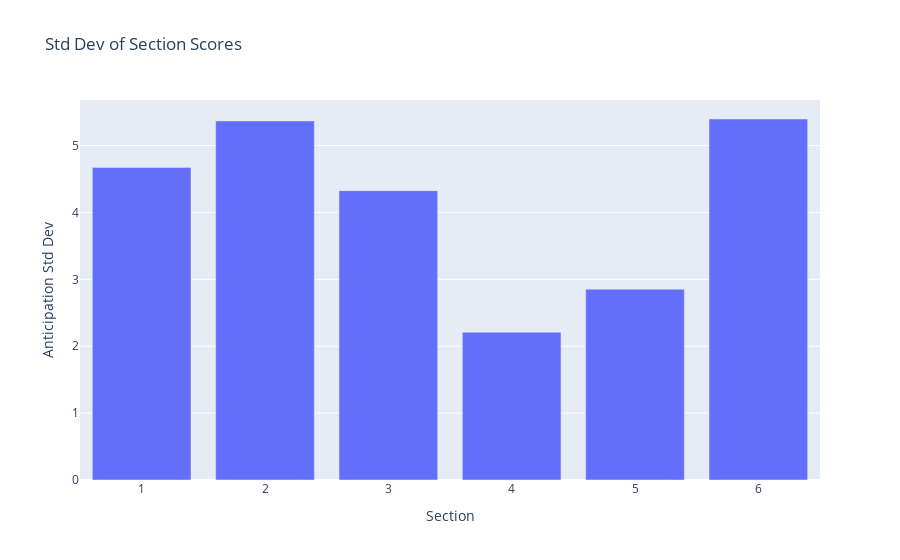

The notebook cell saved with this chart:
### Code cell
fig = px.bar(std_df.reset_index(),
             x="Section", y="Anticipation",
             labels={"Anticipation":"Anticipation Std Dev"},
             title="Std Dev of Section Scores")
fig.show()

### Figure 1 — Plotly figure (JSON) as saved in the notebook; plotly's stock layout.template omitted (floating-point values rounded to 4 significant figures)
{"data": [{"alignmentgroup": "True", "hovertemplate": "Section=%{x}<br>Anticipation Std Dev=%{y}<extra></extra>", "legendgroup": "", "marker": {"color": "#636efa", "pattern": {"shape": ""}}, "name": "", "offsetgroup": "", "orientation": "v", "showlegend": false, "textposition": "auto", "type": "bar", "x": [1, 2, 3, 4, 5, 6], "xaxis": "x", "y": [4.674, 5.368, 4.326, 2.211, 2.853, 5.397], "yaxis": "y"}], "layout": {"barmode": "relative", "legend": {"tracegroupgap": 0}, "title": {"text": "Std Dev of Section Scores"}, "xaxis": {"anchor": "y", "domain": [0, 1], "title": {"text": "Section"}}, "yaxis": {"anchor": "x", "domain": [0, 1], "title": {"text": "Anticipation Std Dev"}}}}
